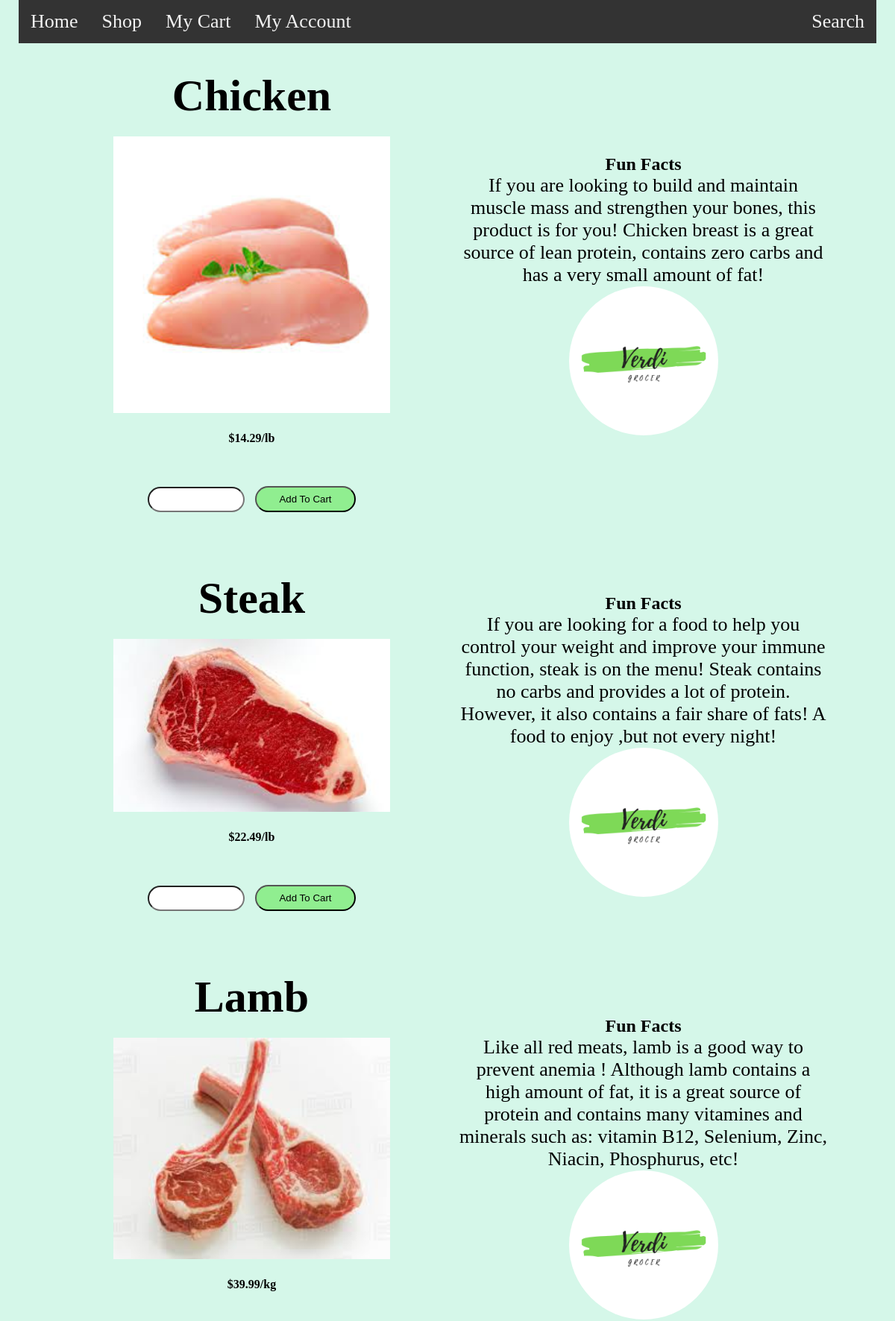
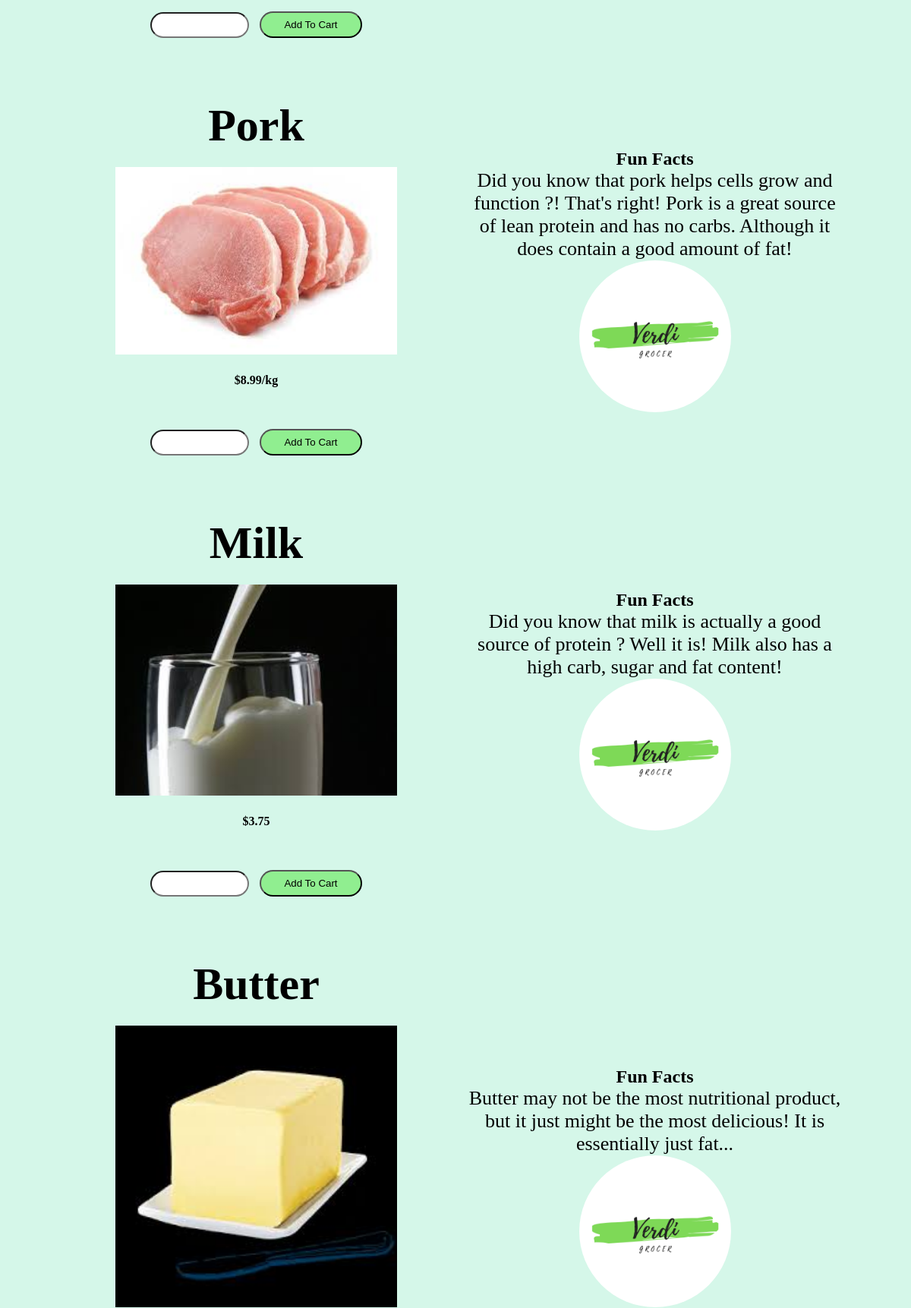
Screenshot of /verdi/P3_php.php (upper part) with the database file from the repository (2 pictures, top to bottom).
### tables this page shows
CREATE TABLE `products` (
  `product_id` int(3) NOT NULL,
  `product_name` varchar(255) NOT NULL,
  `product_link` varchar(255) NOT NULL,
  `product_img` text NOT NULL,
  `product_price` varchar(255) NOT NULL,
  `prod_price_calc_p4` varchar(255) NOT NULL,
  `priceVar` varchar(255) NOT NULL,
  `product_facts` text NOT NULL,
  `product_inventory` varchar(255) NOT NULL,
  `product_qty` varchar(255) NOT NULL,
  `product_addToCart_P3` varchar(255) NOT NULL,
  `product_id_p4` varchar(255) NOT NULL,
  `product_add_p4` varchar(255) NOT NULL,
  `product_data_p4` varchar(255) NOT NULL,
  `product_delete_p4` varchar(255) NOT NULL,
  `product_remove_p4` varchar(255) NOT NULL,
  `product_total_price` varchar(255) NOT NULL
);

### verdi/P3_php.php (the view, shortened to what this page needs)
<!DOCTYPE html>
<html lang="en">
<head>
    <link rel="stylesheet" href="myStyle.css">
</head>
<?php  include "include/db.php"?>
<div class="container">
    <header class="topnav">
            <a href="P1.php">Home</a>
            <a href="P2.php">Shop</a>
            <a href="P4_php.php">My Cart</a>
            <a href="P5.php">My Account</a>
        <div class="topnav-right">
            <a href="">Search</a>
        </div>
    </header>
</div>
<body>
    <div class="products">
        <div class="products_row">
        <?php
$query = "SELECT * FROM products";
$select_products = mysqli_query($connection, $query);
while($row = mysqli_fetch_assoc($select_products)){
    $product_name = $row['product_name'];
    $product_img = $row['product_img'];
    $product_price = $row['product_price'];
    $product_facts = $row['product_facts'];
    $product_qty = $row['product_qty'];
    $product_addToCart_P3 = $row['product_addToCart_P3'];
    ?>
            <div class="col-2">
                <h1><?php echo $product_name; ?></h1>
                <img src="picturesD/<?php echo $product_img;?>">
                <h4><?php echo $product_price;?></h4>
                <input type="number" value="1" min="0" id="<?php echo $product_qty; ?>">
                <button href="" class="first_button" onclick="<?php echo $product_addToCart_P3; ?>">Add To Cart</button>
            </div>
            <div class="col-2">
                <div id="fun_fact">
                    <h2>Fun Facts</h2>
                    <p>
                    <?php echo $product_facts;?>
                    </p>
                </div>
                <img src="picturesD/Verdi.jpg" class="img1">
            </div>
            <?php
}
?>
        </div>
    </div>
</body>
</html>

### verdi/myStyle.css (style rules this page uses)
* { margin: 0; padding: 0; box-sizing: border-box; }
.topnav { overflow: hidden; background-color: #333; }
.topnav a { float: left; color: #f2f2f2; text-align: center; padding: 14px 16px; text-decoration: none; font-family: 'Brush Script MT'; font-size: 26px; }
.topnav-right { float: right; }
.img1 { max-width: 200px; max-height: 200px; display: block; margin-left: auto; margin-right: auto; border-radius: 50%; width: 100%; }
a { text-decoration: none; color: black; font-family: 'Brush Script MT'; font-size: 26px; }
p { color: black; font-family: 'Brush Script MT'; font-size: 26px; }
.container { max-width: 1300px; margin: auto; padding-left: 25px; padding-right: 25px; }
.col-2 { flex-basis: 50%; min-width: 300px; text-align: center; }
.col-2 p { text-align: center; }
.col-2 img { display: block; margin-left: auto; margin-right: auto; width: 75%; height: auto; }
.col-2 h1 { font-family: Georgia, 'Times New Roman', Times, serif; text-align: center; font-size: 60px; line-height: 60px; margin: 25px; }
.col-2 h4 { font-family: Georgia, 'Times New Roman', Times, serif; text-align: center; margin: 25px; }
.first_button { display: inline-block; background: #90EE90; padding: 8px 30px; margin: 30px 0; border-radius: 30px; }
.products_row { display: flex; align-items: center; flex-wrap: wrap; justify-content: space-around; }
.products { max-width: 1100px; margin: auto; padding-left: 25px; padding-right: 25px; }
.products .col-2 { padding: 15px; }
.col-2 input { font-weight: bold; font-size: 12px; width: 130px; padding: 8px 30px; margin-right: 10px; border-radius: 30px; text-align: center; }

### verdi/P3_php.php (style rules this page uses)
body { background-color: rgb(213, 247, 233); }

### rows the page displays
products: product_name "Chicken", product_img (picture), product_price "$14.29/lb", product_facts "If you are looking to build and maintain muscle mass and strengthen your bones, this product is for you! Chicken breast is a great source of lean protein, contains zero carbs and has a very small amount of fat!"
products: product_name "Steak", product_img (picture), product_price "$22.49/lb", product_facts "If you are looking for a food to help you control your weight and improve your immune function, steak is on the menu! Steak contains no carbs and provides a lot of protein. However, it also contains a fair share of fats! A food to enjoy ,but not every night!"
products: product_name "Lamb", product_img (picture), product_price "$39.99/kg", product_facts "Like all red meats, lamb is a good way to prevent anemia ! Although lamb contains a high amount of fat, it is a great source of protein and contains many vitamines and minerals such as: vitamin B12, Selenium, Zinc, Niacin, Phosphurus, etc!"
products: product_name "Pork", product_img (picture), product_price "$8.99/kg", product_facts "Did you know that pork helps cells grow and function ?! That's right! Pork is a great source of lean protein and has no carbs. Although it does contain a good amount of fat!"
products: product_name "Milk", product_img (picture), product_price "$3.75", product_facts "Did you know that milk is actually a good source of protein ? Well it is! Milk also has a high carb, sugar and fat content!"
products: product_name "Butter", product_img (picture), product_facts "Butter may not be the most nutritional product, but it just might be the most delicious! It is essentially just fat..."
